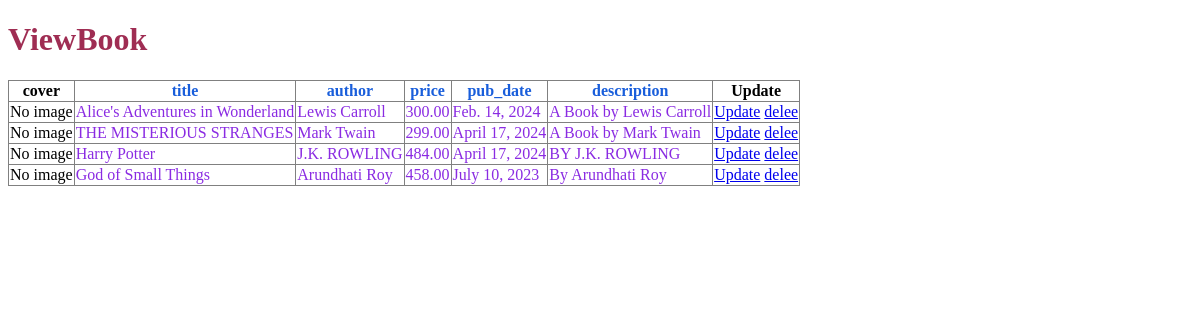
Page /ViewBook/ on the earlier database version.
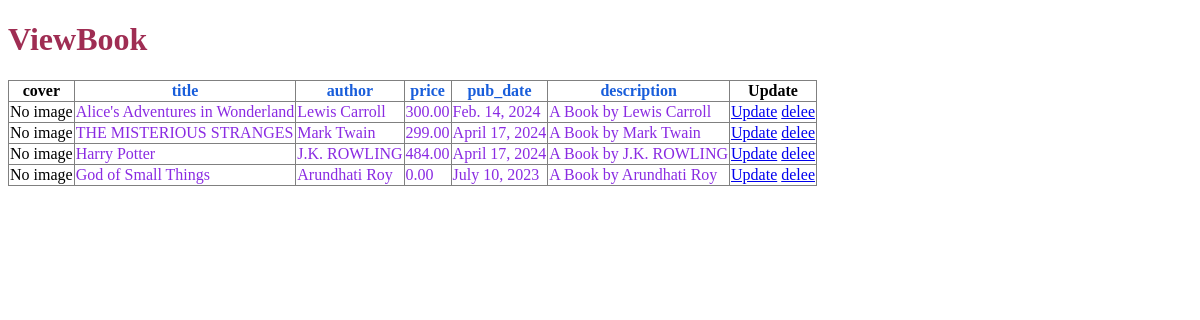
Same page on the later database version.
### app1/models.py (models this page shows, shortened)
class book(models.Model):
    title=models.CharField(max_length=200)
    author=models.CharField(max_length=100)
    price=models.DecimalField(max_digits=6,decimal_places=2)
    pub_date=models.DateField()
    description=models.TextField()
    cover_image=models.ImageField(upload_to='book_covers/',null=True,blank=True)

### app1/views.py (the view)
# urls.py: path('ViewBook/',views.ViewBook,name='ViewBook'),
def ViewBook(request):
    a=book.objects.all()
    return render(request,'ViewBook.html',{"ab":a})

### app1/templates/viewbook.html (shortened to what this page needs)
<!DOCTYPE html>
<html lang="en">
<head>
</head>
<body>
    <h1 style="color: rgb(159, 45, 83); text-align: left;">ViewBook</h1>
    <table border="1"
    style="border-collapse: collapse;">
    <tr>
        <th>cover</th>
        <th style="color:rgb(25, 94, 219) ;">title</th>
        <th style="color:rgb(25, 94, 219) ;">author</th>
        <th style="color:rgb(25, 94, 219) ;">price</th>
        <th style="color:rgb(25, 94, 219) ;">pub_date</th>
        <th style="color:rgb(25, 94, 219) ;">description</th>
        <th>Update</th>
    </tr>
    {% for i in ab%}
    <tr>
        <td>{% if i.cover_image %}
            <img src="{{ i.cover_image.url }}" alt="" width="100">
            {% else %}
            No image
            {% endif %}
        </td>
        <td style="color: blueviolet;">{{i.title}}</td>
        <td style="color: blueviolet;">{{i.author}}</td>
        <td style="color: blueviolet;">{{i.price}}</td>
        <td style="color: blueviolet;">{{i.pub_date}}</td>
        <td style="color: blueviolet;">{{i.description}}</td>
        <td><a href="{% url 'updatebook' i.id %}">Update</a>
        <a href="{% url 'deletebook' i.id %}">delee</a></td>
    </tr>
    {% endfor %}
    </table>
</body>
</html>

Differences in the rows shown:
changed book "Harry Potter": description "BY J.K. ROWLING" → "A Book by J.K. ROWLING"
changed book "God of Small Things": price "458.00" → "0.00"; description "By Arundhati Roy" → "A Book by Arundhati Roy"
